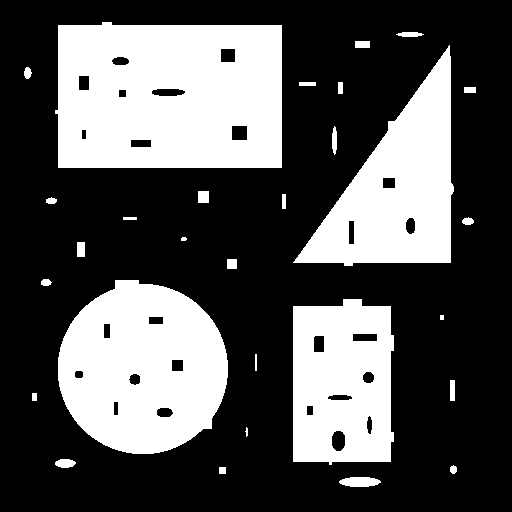
#> input picture imageproc/ex3/images/noisy.tiff, 512 x 512 px
$ python NoiseRemoval.py   (older library calls are emulated)
#> lines starting #> are read from the running program, lines starting #| are printed output that depends on the picture; after the words box and inside, x2 and y2 are one past the last pixel; in counts of white or black regions, pixels touching at a corner belong together
from scipy import ndimage
from scipy import misc
from matplotlib import pyplot as plt
import numpy as np

def plot(im):
    plt.figure()
    plt.imshow(im, cmap=plt.cm.gray)
    plt.axis("off")
    plt.show(block=False)


# TASK 3 Noise removal
path = "./images/noisy.tiff"
im = misc.imread(path, mode="L")
#> im is the input picture: shape (512, 512); 33.2% white; 29 white regions (1 under 20 px), largest, box (x1, y1, x2, y2) and area: (55, 22, 282, 168) 31010, (58, 280, 228, 454) 22303, (293, 45, 454, 266) 17104
im[im<155] = 0
im[im>=155] = 255
res = np.copy(im)

i = 6
y,x = np.ogrid[-i: i+1, -i: i+1]
mask = x**2+y**2 <= i**2
res = ndimage.binary_opening(input=res, structure=mask)
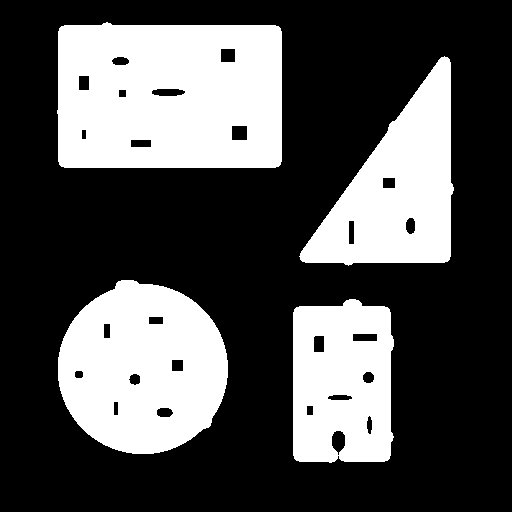
#> res: shape (512, 512) bool; 32.3% white; 4 white regions, box (x1, y1, x2, y2) and area: (57, 22, 282, 168) 30936, (58, 280, 228, 454) 22267, (299, 56, 454, 266) 16958, (293, 299, 394, 463) 14506

i = 7
y,x = np.ogrid[-i: i+1, -i: i+1]
mask = x**2+y**2 <= i**2
res = ndimage.binary_closing(input=res, structure=mask)
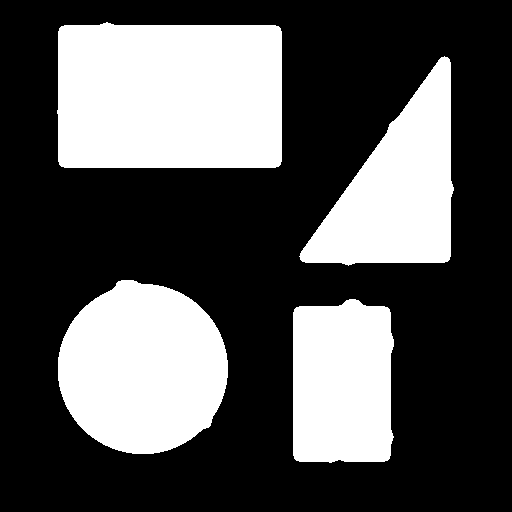
#> res: shape (512, 512) bool; 33.4% white; 4 white regions, box (x1, y1, x2, y2) and area: (57, 22, 282, 168) 32004, (58, 280, 228, 454) 22896, (299, 56, 454, 266) 17326, (293, 299, 394, 463) 15408

# plot(im)
# plot(res)
# misc.imsave("noiseremoval.tiff", res)


# TASK 4 Boundry Extraction
mask = np.ones((3,3))
#> (the run stopped early here; a loop or call above may not have finished)
